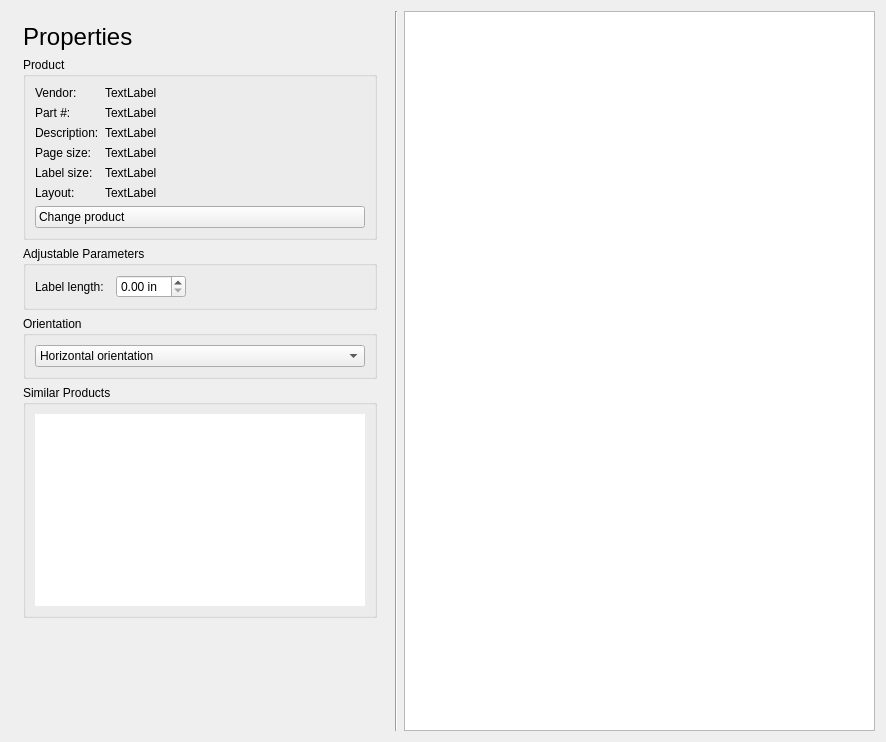
<?xml version="1.0" encoding="UTF-8"?>
<ui version="4.0">
 <class>PropertiesView</class>
 <widget class="QWidget" name="PropertiesView">
  <property name="geometry">
   <rect>
    <x>0</x>
    <y>0</y>
    <width>886</width>
    <height>742</height>
   </rect>
  </property>
  <property name="sizePolicy">
   <sizepolicy hsizetype="Expanding" vsizetype="Expanding">
    <horstretch>0</horstretch>
    <verstretch>0</verstretch>
   </sizepolicy>
  </property>
  <property name="maximumSize">
   <size>
    <width>16777215</width>
    <height>16777215</height>
   </size>
  </property>
  <property name="windowTitle">
   <string notr="true">Form</string>
  </property>
  <layout class="QGridLayout" name="gridLayout_5" columnstretch="0,0,0,0,1">
   <item row="0" column="4">
    <layout class="QHBoxLayout" name="horizontalLayout">
     <item>
      <widget class="glabels::SimplePreview" name="preview">
       <property name="sizePolicy">
        <sizepolicy hsizetype="Expanding" vsizetype="Preferred">
         <horstretch>0</horstretch>
         <verstretch>0</verstretch>
        </sizepolicy>
       </property>
      </widget>
     </item>
    </layout>
   </item>
   <item row="0" column="0">
    <layout class="QVBoxLayout" name="verticalLayout">
     <property name="leftMargin">
      <number>12</number>
     </property>
     <property name="topMargin">
      <number>12</number>
     </property>
     <property name="rightMargin">
      <number>12</number>
     </property>
     <property name="bottomMargin">
      <number>12</number>
     </property>
     <item>
      <widget class="QLabel" name="titleLabel">
       <property name="text">
        <string notr="true">&lt;span style=&quot; font-size:18pt;&quot;&gt;Properties&lt;/span&gt;</string>
       </property>
      </widget>
     </item>
     <item>
      <widget class="QGroupBox" name="productGroupBox">
       <property name="sizePolicy">
        <sizepolicy hsizetype="Minimum" vsizetype="Preferred">
         <horstretch>0</horstretch>
         <verstretch>0</verstretch>
        </sizepolicy>
       </property>
       <property name="minimumSize">
        <size>
         <width>300</width>
         <height>0</height>
        </size>
       </property>
       <property name="title">
        <string>Product</string>
       </property>
       <layout class="QGridLayout" name="gridLayout">
        <item row="0" column="0">
         <layout class="QFormLayout" name="formLayout">
          <item row="0" column="0">
           <widget class="QLabel" name="label">
            <property name="sizePolicy">
             <sizepolicy hsizetype="Minimum" vsizetype="Preferred">
              <horstretch>0</horstretch>
              <verstretch>0</verstretch>
             </sizepolicy>
            </property>
            <property name="text">
             <string>Vendor:</string>
            </property>
           </widget>
          </item>
          <item row="0" column="1">
           <widget class="QLabel" name="vendorLabel">
            <property name="sizePolicy">
             <sizepolicy hsizetype="Preferred" vsizetype="Preferred">
              <horstretch>0</horstretch>
              <verstretch>0</verstretch>
             </sizepolicy>
            </property>
            <property name="text">
             <string>TextLabel</string>
            </property>
           </widget>
          </item>
          <item row="1" column="0">
           <widget class="QLabel" name="label_3">
            <property name="sizePolicy">
             <sizepolicy hsizetype="Minimum" vsizetype="Preferred">
              <horstretch>0</horstretch>
              <verstretch>0</verstretch>
             </sizepolicy>
            </property>
            <property name="text">
             <string>Part #:</string>
            </property>
           </widget>
          </item>
          <item row="1" column="1">
           <widget class="QLabel" name="partLabel">
            <property name="sizePolicy">
             <sizepolicy hsizetype="Preferred" vsizetype="Preferred">
              <horstretch>0</horstretch>
              <verstretch>0</verstretch>
             </sizepolicy>
            </property>
            <property name="text">
             <string>TextLabel</string>
            </property>
           </widget>
          </item>
          <item row="2" column="0">
           <widget class="QLabel" name="label_5">
            <property name="sizePolicy">
             <sizepolicy hsizetype="Minimum" vsizetype="Preferred">
              <horstretch>0</horstretch>
              <verstretch>0</verstretch>
             </sizepolicy>
            </property>
            <property name="text">
             <string>Description:</string>
            </property>
           </widget>
          </item>
          <item row="2" column="1">
           <widget class="QLabel" name="descriptionLabel">
            <property name="sizePolicy">
             <sizepolicy hsizetype="Preferred" vsizetype="Preferred">
              <horstretch>0</horstretch>
              <verstretch>0</verstretch>
             </sizepolicy>
            </property>
            <property name="text">
             <string>TextLabel</string>
            </property>
           </widget>
          </item>
          <item row="3" column="0">
           <widget class="QLabel" name="label_7">
            <property name="sizePolicy">
             <sizepolicy hsizetype="Minimum" vsizetype="Preferred">
              <horstretch>0</horstretch>
              <verstretch>0</verstretch>
             </sizepolicy>
            </property>
            <property name="text">
             <string>Page size:</string>
            </property>
           </widget>
          </item>
          <item row="3" column="1">
           <widget class="QLabel" name="pageSizeLabel">
            <property name="sizePolicy">
             <sizepolicy hsizetype="Preferred" vsizetype="Preferred">
              <horstretch>0</horstretch>
              <verstretch>0</verstretch>
             </sizepolicy>
            </property>
            <property name="text">
             <string>TextLabel</string>
            </property>
           </widget>
          </item>
          <item row="4" column="0">
           <widget class="QLabel" name="label_9">
            <property name="sizePolicy">
             <sizepolicy hsizetype="Minimum" vsizetype="Preferred">
              <horstretch>0</horstretch>
              <verstretch>0</verstretch>
             </sizepolicy>
            </property>
            <property name="text">
             <string>Label size:</string>
            </property>
           </widget>
          </item>
          <item row="4" column="1">
           <widget class="QLabel" name="labelSizeLabel">
            <property name="sizePolicy">
             <sizepolicy hsizetype="Preferred" vsizetype="Preferred">
              <horstretch>0</horstretch>
              <verstretch>0</verstretch>
             </sizepolicy>
            </property>
            <property name="text">
             <string>TextLabel</string>
            </property>
           </widget>
          </item>
          <item row="5" column="0">
           <widget class="QLabel" name="label_11">
            <property name="sizePolicy">
             <sizepolicy hsizetype="Minimum" vsizetype="Preferred">
              <horstretch>0</horstretch>
              <verstretch>0</verstretch>
             </sizepolicy>
            </property>
            <property name="text">
             <string>Layout:</string>
            </property>
           </widget>
          </item>
          <item row="5" column="1">
           <widget class="QLabel" name="layoutLabel">
            <property name="sizePolicy">
             <sizepolicy hsizetype="Preferred" vsizetype="Preferred">
              <horstretch>0</horstretch>
              <verstretch>0</verstretch>
             </sizepolicy>
            </property>
            <property name="text">
             <string>TextLabel</string>
            </property>
           </widget>
          </item>
         </layout>
        </item>
        <item row="1" column="0">
         <widget class="QPushButton" name="changeProductButton">
          <property name="minimumSize">
           <size>
            <width>330</width>
            <height>0</height>
           </size>
          </property>
          <property name="toolTip">
           <string>Select another product for this gLabels project.</string>
          </property>
          <property name="styleSheet">
           <string notr="true">text-align:left; padding:3px;</string>
          </property>
          <property name="text">
           <string>Change product</string>
          </property>
          <property name="icon">
           <iconset theme="glabels-select-product">
            <normaloff>.</normaloff>.</iconset>
          </property>
          <property name="iconSize">
           <size>
            <width>32</width>
            <height>32</height>
           </size>
          </property>
         </widget>
        </item>
       </layout>
      </widget>
     </item>
     <item>
      <widget class="QGroupBox" name="parametersGroupBox">
       <property name="title">
        <string>Adjustable Parameters</string>
       </property>
       <layout class="QGridLayout" name="gridLayout_2">
        <property name="horizontalSpacing">
         <number>12</number>
        </property>
        <item row="0" column="1">
         <widget class="QDoubleSpinBox" name="lengthSpin">
          <property name="accelerated">
           <bool>false</bool>
          </property>
          <property name="prefix">
           <string notr="true"/>
          </property>
          <property name="suffix">
           <string notr="true"> in</string>
          </property>
         </widget>
        </item>
        <item row="0" column="0">
         <widget class="QLabel" name="label_2">
          <property name="text">
           <string>Label length:</string>
          </property>
         </widget>
        </item>
        <item row="0" column="2">
         <spacer name="horizontalSpacer">
          <property name="orientation">
           <enum>Qt::Horizontal</enum>
          </property>
          <property name="sizeHint" stdset="0">
           <size>
            <width>10</width>
            <height>20</height>
           </size>
          </property>
         </spacer>
        </item>
       </layout>
      </widget>
     </item>
     <item>
      <widget class="QGroupBox" name="orientationGroupBox">
       <property name="sizePolicy">
        <sizepolicy hsizetype="Minimum" vsizetype="Preferred">
         <horstretch>0</horstretch>
         <verstretch>0</verstretch>
        </sizepolicy>
       </property>
       <property name="title">
        <string>Orientation</string>
       </property>
       <layout class="QGridLayout" name="gridLayout_3">
        <item row="0" column="0">
         <layout class="QVBoxLayout" name="verticalLayout_2">
          <item>
           <widget class="QComboBox" name="orientationCombo">
            <property name="sizePolicy">
             <sizepolicy hsizetype="Minimum" vsizetype="Fixed">
              <horstretch>0</horstretch>
              <verstretch>0</verstretch>
             </sizepolicy>
            </property>
            <property name="toolTip">
             <string>Select horizontal or vertical orientation.</string>
            </property>
            <property name="iconSize">
             <size>
              <width>32</width>
              <height>32</height>
             </size>
            </property>
            <item>
             <property name="text">
              <string>Horizontal orientation</string>
             </property>
             <property name="icon">
              <iconset theme="glabels-label-orientation-horiz">
               <normaloff>.</normaloff>.</iconset>
             </property>
            </item>
            <item>
             <property name="text">
              <string>Vertical orientation</string>
             </property>
             <property name="icon">
              <iconset theme="glabels-label-orientation-vert">
               <normaloff>.</normaloff>.</iconset>
             </property>
            </item>
           </widget>
          </item>
         </layout>
        </item>
       </layout>
      </widget>
     </item>
     <item>
      <widget class="QGroupBox" name="similarProductsGroupBox">
       <property name="sizePolicy">
        <sizepolicy hsizetype="Minimum" vsizetype="Expanding">
         <horstretch>0</horstretch>
         <verstretch>0</verstretch>
        </sizepolicy>
       </property>
       <property name="title">
        <string>Similar Products</string>
       </property>
       <layout class="QGridLayout" name="gridLayout_4">
        <item row="0" column="0">
         <widget class="QTextBrowser" name="similarBrowser">
          <property name="sizePolicy">
           <sizepolicy hsizetype="Minimum" vsizetype="Expanding">
            <horstretch>0</horstretch>
            <verstretch>0</verstretch>
           </sizepolicy>
          </property>
          <property name="autoFillBackground">
           <bool>false</bool>
          </property>
          <property name="frameShape">
           <enum>QFrame::NoFrame</enum>
          </property>
          <property name="horizontalScrollBarPolicy">
           <enum>Qt::ScrollBarAlwaysOff</enum>
          </property>
         </widget>
        </item>
       </layout>
      </widget>
     </item>
     <item>
      <widget class="QWidget" name="similarProductsNullBox" native="true">
       <property name="sizePolicy">
        <sizepolicy hsizetype="Minimum" vsizetype="Expanding">
         <horstretch>0</horstretch>
         <verstretch>0</verstretch>
        </sizepolicy>
       </property>
      </widget>
     </item>
    </layout>
   </item>
   <item row="0" column="1">
    <widget class="Line" name="line">
     <property name="orientation">
      <enum>Qt::Vertical</enum>
     </property>
    </widget>
   </item>
  </layout>
 </widget>
 <customwidgets>
  <customwidget>
   <class>glabels::SimplePreview</class>
   <extends>QGraphicsView</extends>
   <header>SimplePreview.h</header>
  </customwidget>
 </customwidgets>
 <resources>
  <include location="../icons.qrc"/>
 </resources>
 <connections>
  <connection>
   <sender>changeProductButton</sender>
   <signal>clicked()</signal>
   <receiver>PropertiesView</receiver>
   <slot>onChangeProductButtonClicked()</slot>
   <hints>
    <hint type="sourcelabel">
     <x>342</x>
     <y>291</y>
    </hint>
    <hint type="destinationlabel">
     <x>728</x>
     <y>201</y>
    </hint>
   </hints>
  </connection>
  <connection>
   <sender>orientationCombo</sender>
   <signal>activated(int)</signal>
   <receiver>PropertiesView</receiver>
   <slot>onOrientationActivated()</slot>
   <hints>
    <hint type="sourcelabel">
     <x>342</x>
     <y>467</y>
    </hint>
    <hint type="destinationlabel">
     <x>802</x>
     <y>300</y>
    </hint>
   </hints>
  </connection>
  <connection>
   <sender>lengthSpin</sender>
   <signal>valueChanged(double)</signal>
   <receiver>PropertiesView</receiver>
   <slot>onLengthSpinChanged()</slot>
   <hints>
    <hint type="sourcelabel">
     <x>188</x>
     <y>349</y>
    </hint>
    <hint type="destinationlabel">
     <x>801</x>
     <y>376</y>
    </hint>
   </hints>
  </connection>
 </connections>
 <slots>
  <slot>onChangeProductButtonClicked()</slot>
  <slot>onOrientationActivated()</slot>
  <slot>onLengthSpinChanged()</slot>
 </slots>
</ui>
